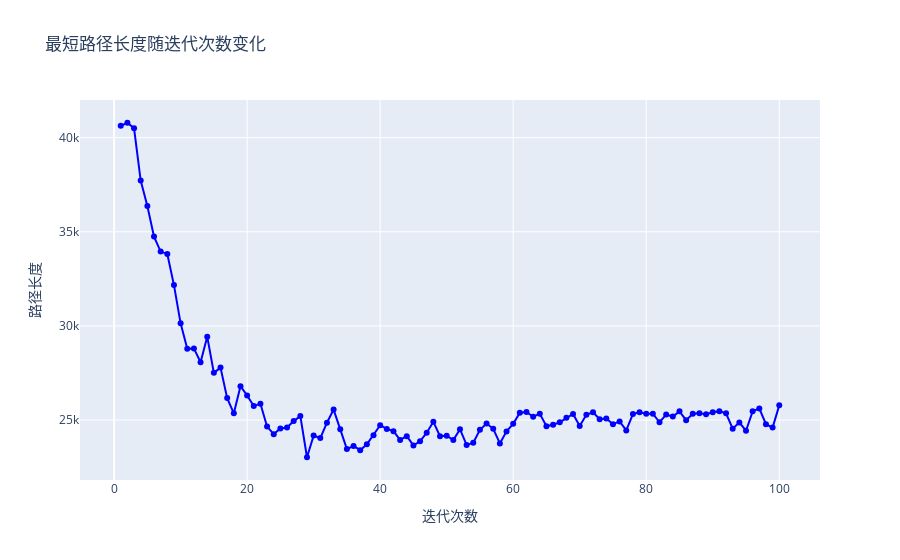

Notebook source saved alongside this figure:
### Code cell
# 绘制最短路径长度随迭代次数变化的图
fig2 = go.Figure()
fig2.add_trace(go.Scatter(
    x=list(range(1, maxgen+1)),
    y=Lbest,
    mode='lines+markers',
    name='最短路径长度',
    line=dict(color='blue')
))
fig2.update_layout(
    title='最短路径长度随迭代次数变化',
    xaxis_title='迭代次数',
    yaxis_title='路径长度'
)

# 显示图表
fig2.show()
